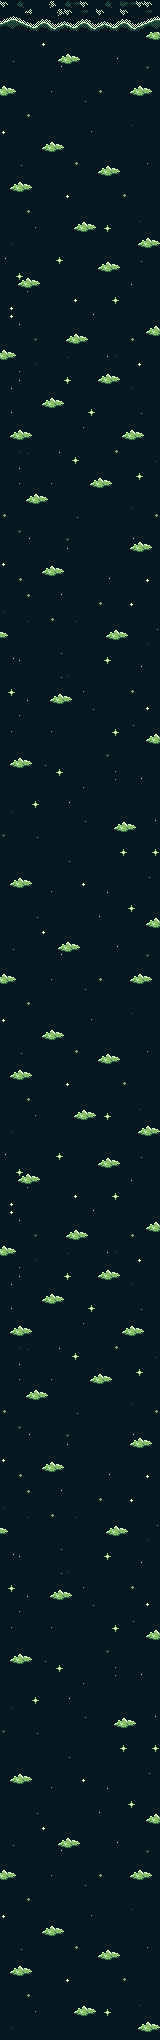

Rendered tile map (Tiled .tmx) drawn with the repository's tilesets; below, a short description and the map source with its tile grids summarised:
An orthogonal 20x255 tile map with 8x8 px tiles, 1 tile layer (Tile Layer 1).

<map version="1.5" tiledversion="1.7.0" orientation="orthogonal" renderorder="right-down" width="20" height="255" tilewidth="8" tileheight="8" infinite="0" nextlayerid="2" nextobjectid="1">
 <tileset firstgid="1" source="sky.tsx" />
 <layer id="1" name="Tile Layer 1" width="20" height="255">
  <data>[5100 cells, 5100 non-empty, 39 distinct tile ids]</data>
 </layer>
</map>